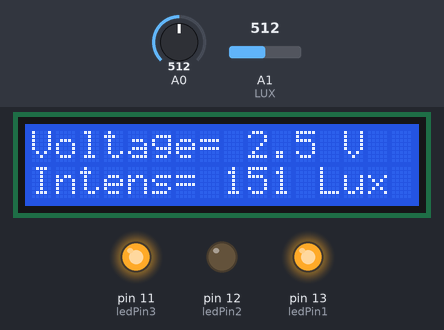
Recording of a sketch running on a simulated Arduino Uno, built with avr-gcc and run on an emulated ATmega328P. Shown: 16×2 character LCD, output pins drawn as LEDs (lit = HIGH). The inputs (shaded band) are chosen by the test bench; at power-on: A1 (LUX) = 512, A0 = 512. What the sketch prints to the serial monitor is not drawn.

Above: at 3.2 s.
3.3 s: A1 (LUX) set to 491
At 4.2 s:
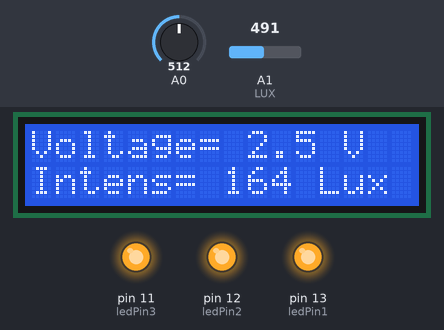
5.9 s: A1 (LUX) set to 309
At 6.5 s:
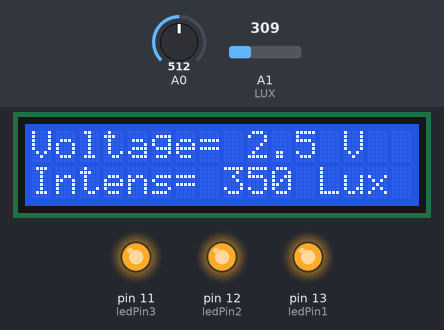
7.6 s: A1 (LUX) set to 288
At 8.3 s:
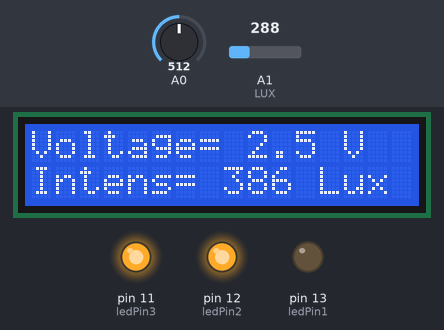
10.5 s: A1 (LUX) set to 810
At 11.1 s:
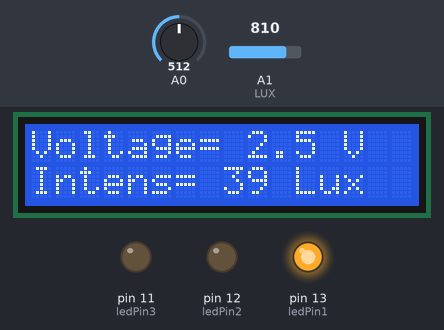
13.3 s: A0 set to 490
At 14.0 s:
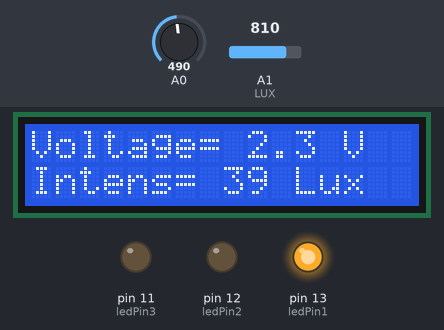
15.0 s: A0 set to 510
At 15.7 s:
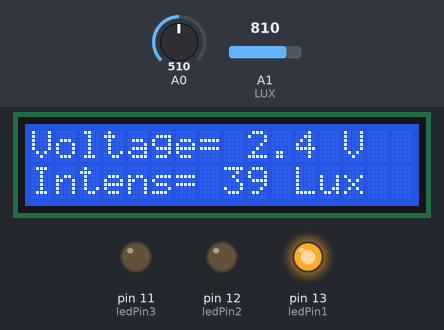
Timing chart, 0 to 17.7 s (numbered marks = the images above; inputs shaded):
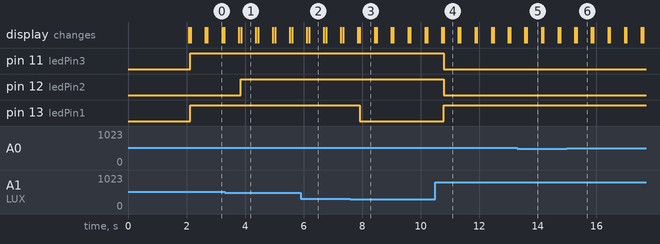

The sketch:

mppt.ino
```cpp
#include<LiquidCrystal.h>
#define VOLT A0
#define LUX A1            //connect The LDR on Pin A1
const int ledPin1 = 13;
const int ledPin2 = 12;
const int ledPin3 = 11;
LiquidCrystal lcd(2,3,4,5,6,7);

float volt,lux;
int value1;

float voltage = 0.0;
float temp=0.0;
int analog_value0;

void setup()
{
   lcd.begin(16, 2);
   lcd.setCursor (0,0);
   lcd.print(" Arduino Based ");
   lcd.setCursor(0,1);
   lcd.print("HARSHITA Project");
   delay(2000);


   Serial.begin(9600);
   pinMode(ledPin1, OUTPUT);  //initialize the LED pin1 as an output
   pinMode(ledPin2, OUTPUT);  //initialize the LED pin2 as an output
   pinMode(ledPin3, OUTPUT);  //initialize the LED pin3 as an output
   pinMode(lux, INPUT);       //initialize the LDR pin as an input
}


void loop()
{

 /*---------Voltage----------*/
   analog_value0 = analogRead(A0);
   voltage = (analog_value0 * 5.0) / 1024.0;

   if (voltage < 0.1)
   {
     voltage=0.0;
   }
    lcd.clear();
    lcd.setCursor(0, 0);
    lcd.print("Voltage= ");
    lcd.print(voltage);
    lcd.setCursor(12,0);
    lcd.print(" V");
    delay(30);


/*-----Light Intensity------*/

   value1=analogRead(LUX);
   volt=(value1/1023.0)*5;
   lux=((2500/volt)-500)/3.3;
   delay(30);
  //check if the LDR status is >= 300
  //if it is, the LED1 is HIGH

   if (value1 >=300) {

    digitalWrite(ledPin1, HIGH);               //turn LED on
    Serial.println("LDR is low, LED is ON");

   }
  else {

    digitalWrite(ledPin1, LOW);          //turn LED off
    Serial.println("---------------");
  }

   //check if the LDR status is <= 500
   //if it is, the LED2 is HIGH

    if (value1 <=500) {

    digitalWrite(ledPin2, HIGH);               //turn LED on
    Serial.println("LDR is medium, LED is ON");

   }
  else {

    digitalWrite(ledPin2, LOW);          //turn LED off
    Serial.println("---------------");
  }

   //check if the LDR status is <= 800
   //if it is, the LED3 is HIGH

    if (value1 <=800) {

    digitalWrite(ledPin3, HIGH);               //turn LED on
    Serial.println("LDR is bright, LED is ON");

   }
  else {

    digitalWrite(ledPin3, LOW);          //turn LED off
    Serial.println("---------------");
  }

 /*------Display Result------*/

    lcd.setCursor(0,1);
    lcd.print("Intens= ");
    lcd.print((int)lux);
    lcd.print(" Lux");

   Serial.println((int)lux);
   delay(500);


}
```

Measured:
- the behaviour switches between 501 and 500 on A1 (LUX) (found by bisection; images 0 and 1)
- the behaviour switches between 300 and 299 on A1 (LUX) (found by bisection; images 2 and 3)
- after the input at 3.3 s, pin 12 (ledPin2): LOW → HIGH after 0.55 s; the display: first differs from a run without the input after 0.56 s (image 1)
- after the input at 5.9 s, the display: first differs from a run without the input after 0.29 s (image 2)
- after the input at 7.6 s, pin 13 (ledPin1): HIGH → LOW after 0.31 s; the display: first differs from a run without the input after 0.32 s (image 3)
- after the input at 10.5 s, pin 11 (ledPin3), pin 12 (ledPin2): HIGH → LOW after 0.28 s; pin 13 (ledPin1): LOW → HIGH after 0.28 s; the display: first differs from a run without the input after 0.29 s (image 4)
- after the input at 13.3 s, the display: first changes after 0.26 s (image 5 shows a later state)
- after the input at 15.0 s, the display: first changes after 0.27 s (image 6 shows a later state)
